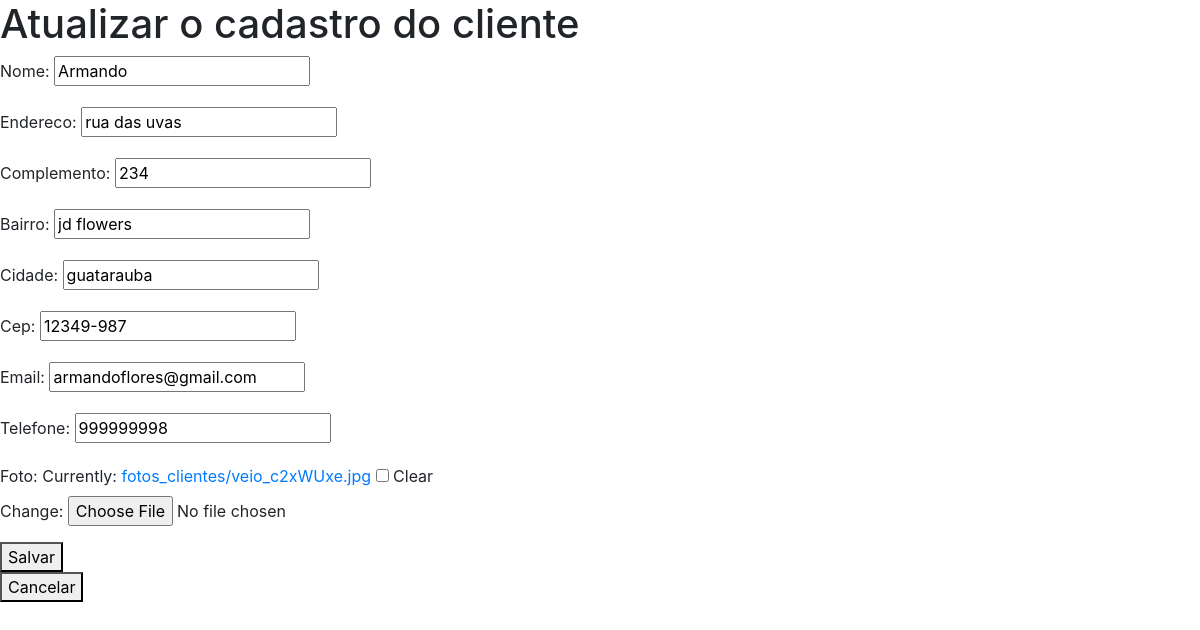
Screenshot of /atualiza_cliente/5 (signed in) with the database file from the repository.
### core/models.py (models this page shows, shortened)
class Cliente(models.Model):
    nome = models.CharField(max_length=100)
    endereco = models.CharField(max_length=100, blank=True, null=True)
    complemento = models.CharField(max_length=50, blank=True, null=True)
    bairro = models.CharField(max_length=100, blank=True, null=True)
    cidade = models.CharField(max_length=100, blank=True, null=True)
    cep = models.CharField(max_length=10, blank=True, null=True)
    email = models.CharField(max_length=100)
    telefone = models.CharField(max_length=30)
    foto = models.ImageField(upload_to='fotos_clientes', blank=True, null=True)
    class Meta:
        verbose_name_plural = 'Clientes'

### core/views.py (the view)
# urls.py: path('atualiza_cliente/<int:id>', atualiza_cliente, name='url_atualiza_cliente'),
@login_required
def atualiza_cliente(request, id):
    cliente_selecionado = Cliente.objects.get(id=id)
    form = FormCliente(request.POST or None, request.FILES or None, instance=cliente_selecionado)
    contexto = {'form': form, 'acao': 'Atualizar o cadastro do cliente', 'titulo': 'Atualizar cadastro'}
    if form.is_valid():
        form.save()
        return redirect('url_listagem_clientes')
    else:
        return render(request, 'core/cadastro_cliente.html', contexto)

### core/forms.py
class FormCliente(ModelForm):
    class Meta:
        model = Cliente
        fields = '__all__'

### core/templates/core/cadastro_cliente.html (shortened to what this page needs)
{% extends 'base.html' %}
{% block main %}
    <h1>{{ acao }}</h1>
    <form method="post" enctype="multipart/form-data">
        {{ form.as_p }}
    <button type="submit">Salvar</button> <br>
    <button type="button" onclick="location.href='/'">Cancelar</button>
    </form>
{% endblock %}

### rows the page displays
Cliente: nome "Armando", endereco "rua das uvas", complemento "234", bairro "jd flowers", cidade "guatarauba", cep "12349-987", email "armandoflores@gmail.com", telefone "999999998"

### other values shown
{{ acao }} "Atualizar o cadastro do cliente"
